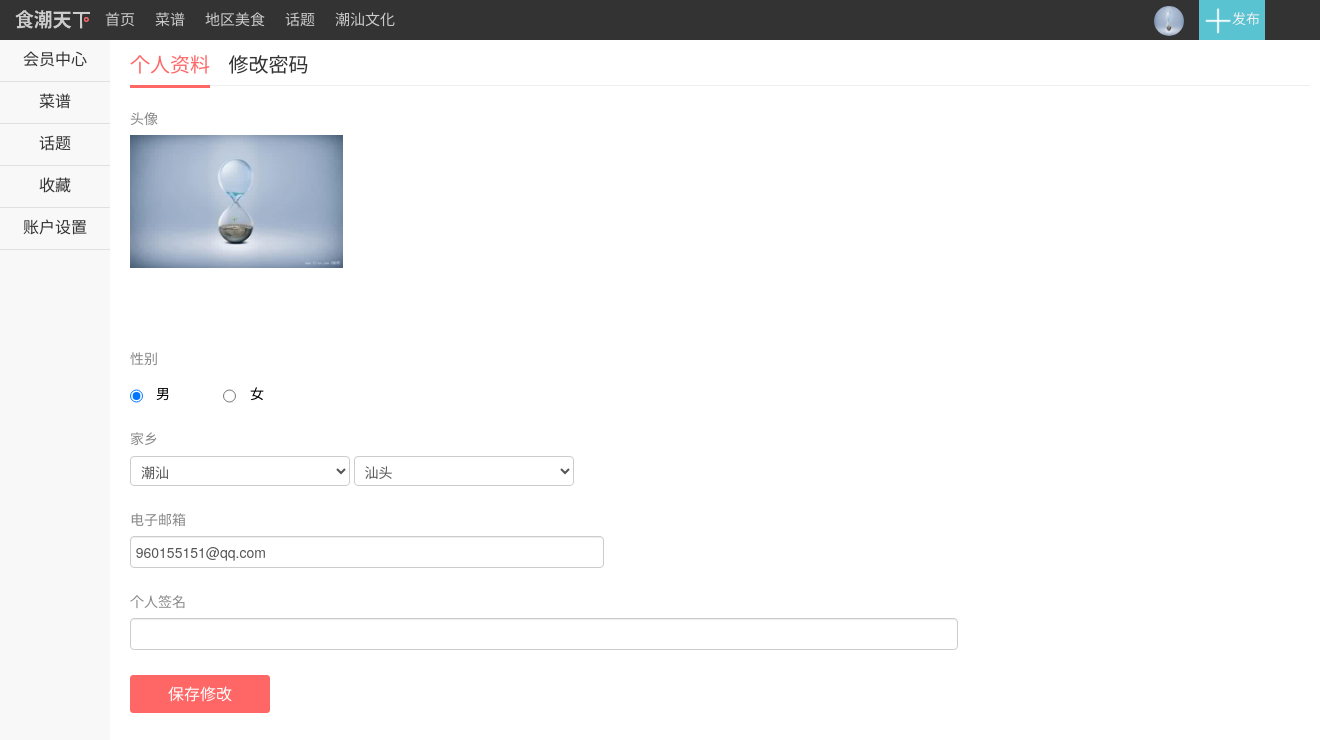
The app's page /php/mc-info.php (signed in) with its own data.
### tables this page shows
CREATE TABLE IF NOT EXISTS `personal_info` (
  `id` int(10) NOT NULL AUTO_INCREMENT,
  `name` varchar(255) NOT NULL,
  `password_digest` char(40) NOT NULL,
  `head_img` varchar(255) NOT NULL DEFAULT '../assets/img/default.jpg',
  `sex` char(4) NOT NULL DEFAULT '男',
  `hometown_city` varchar(40) NOT NULL DEFAULT '汕头',
  `hometown_province` varchar(40) NOT NULL DEFAULT '潮汕',
  `email` varchar(255) NOT NULL,
  `personal_write` varchar(255) DEFAULT NULL,
  `created_at` datetime NOT NULL,
  `updated_at` datetime NOT NULL,
  PRIMARY KEY (`id`)
);

### models/users.php (called while the page is built, shortened)
<?php header( 'Content-Type:text/html;charset=utf-8');
function sel_userInfo($dbc,$userName)
{
    $sql = "select * from personal_info  where name='$userName'";
    $userInfo = $dbc->query($sql);
    return $userInfo;
}
 ?>

### views/user/mc-info.html.php (the view, shortened to what this page needs)
<div class="mod_right" style="width: 80%;">
 <div class="mc_cookbook">
  <div class="cook_navigation_bar">
 	<a href="mc-info.php" class="cook_navigation cook_navigation_on">个人资料</a>
 	<a href="mc-changepsw.php" class="cook_navigation">修改密码</a>
  </div>
  <div class="mc_info_img">
  <form action="mc-info.php" method="POST" enctype="multipart/form-data">
  	<ul>
  		<li><label>头像</label><br><div id="localImag" style="width: 250px;height: 200px;margin-top: -20px;">
    <img id="preview" src="<?php  echo $row['head_img']; ?>"  style="display: block; width: 213px; height: 161;"> </div></li>
  		<li><label>性别</label><br><input style="margin-right: 80px;"   type="radio" name="radio" value="男" <?php  if($row['sex']=='男') echo "checked"; ?> ><input type="radio" name="radio" value="女" <?php  if($row['sex']=='女') echo "checked"; ?>><span class="mc_info_sex1">男</span><span class="mc_info_sex2">女</span></li>
  		<li><label>家乡</label><br><select name="province"><option value="潮汕">潮汕</option></select> <select name="city"><option value="汕头" <?php if($row['hometown_city']=='汕头') echo "selected"; ?>>汕头</option></select> </li>
  		<li><label>电子邮箱</label><br><input name="email"  class="mc_info_email" value="<?php echo $row['email']; ?>" type="email"></li>
  		<li><label>个人签名</label><br><input name="personal_write" class="mc_info_write" type="text" value="<?php  echo $row['personal_write']; ?>"></li>
  	</ul>
  	<input name="save_submit" style="width: 140px;height: 38px;margin-bottom: 50px;" value="保存修改" class="btn1" type="submit">
  	</form>
  </div>
</div>
</div>

### php/mc-info.php (shortened to what this page needs)
<?php
	require ('../mysql_connect.php');
  	require('../models/users.php');
    require('../models/cookbook.php');
    if (isset($_COOKIE['userName']) && $_COOKIE['userName']!='') {
    	$userInfo=sel_userInfo($dbc,$_COOKIE['userName']);
    	foreach ($userInfo as $row){
    	include('../views/user/mc-info.html.php');
    }
    }else{
    	header("Location: login.php");
    }
?>

### assets/css/indexTop.css (style rules this page uses)
body { font: 14px "Hiragino Sans GB",STHeiti,"微软雅黑","Microsoft YaHei",Helvetica,Arial,serif; }
.bar { float: right; margin-right: 30px; position:relative; right:20px; }
.top-bar { height: 40px; background: #333; color: #999; top: 0; position: fixed; z-index: 10000; width: 100%; left: 0; min-width: 990px; }
.top-bar .bar-left { height: 40px; margin-left: 20px; }
ol,ul { list-style: none; }
.top-bar .bar-left li { float: left; height: 40px; }
.bar-link a, .top-bar .bar-left li a { font-size: 15px; color: #ccc; height: 40px; line-height: 40px; padding: 0 10px; text-decoration: none; display: inline-block; }
li a { font-size: 16px; color: #ccc; height: 40px; line-height: 40px; padding: 0 10px; text-decoration: none; display: inline-block; }
.clear { zoom: 1; }
.bar-right li { list-style-image: none; list-style-type: none; float: right; }
.bar-right li a { display: block; }
.bar-text { background: #59C3D1; color: #f1f1f1; width: auto; text-align: center; height: 40px; line-height: 40px; overflow: hidden; position: relative; z-index: 199011; cursor: pointer; margin-right: 5px; padding-left: 5px; padding-right: 5px; }
.bar-text img { border: 0; vertical-align: middle; }
.mod_left { width: 110px; height: 100%; background: #f8f8f8; position: fixed; z-index: 112; }
.w_main { height: 100%; width: 100%; }
.menu_wrap { text-align: center; font-size: 16px; color: #666; padding: 40px 0 0 0; }
.menu_wrap ul { margin: 0; padding: 0; }
.menu_wrap li { margin: 0; padding: 0; border-bottom: 1px solid #e0e0e0; position: relative; }
.menu_wrap a { color: #333; text-decoration: none; font-size: 16px; width: 90px; height: 41px; }
.mod_right { position: relative; top: 40px; left: 120px; }

### assets/css/mc-all.css (style rules this page uses)
.menu_wrap a { width: 90px; height: 41px; }
.cook_navigation { display: inline-block; margin: 0 15px 0 0; text-decoration: none; font-size: 20px; color: #333; height: 30px; }
.cook_navigation_on { color: #ff6767; border-bottom: 3px solid #ff6767; }
.cook_navigation_bar { height: 20px; position: relative; top: 15px; }
.mc_cookbook { height: 45px; width:1180px; margin-left:10px; border-bottom: 1px solid #eee; }
.mc_info_img { margin-top: 50px; color: blue; width: 100%; }
.mc_info_img ul { margin:0; }
.mc_info_img ul li { padding: 0 0 15px 0; }
.mc_info_img ul li label { color: #888; cursor: default; }
.mc_info_img ul li input { font-size: 14px; margin-top: -20px; height: 24px; line-height: 24px; text-indent: 1%; padding: 3px 0; }
.mc_info_img ul li select { margin-top: -20px; }
.mc_info_email { width: 40%; }
.mc_info_write { width: 70%; }
.mc_info_sex2 { position: relative; left: 0; top:-10px; color: black; }
.mc_info_sex1 { position: relative; left: -80px; top:-10px; color: black; }

### assets/css/style.css (style rules this page uses)
* { margin: 0;padding: 0;font-family: "微软雅黑"; }
a { text-decoration: none; color: #333; }
.left { float:left; }
ul { list-style-type: none; }
img { border: 0; }
input,textarea { outline: 0; }
.btn1 { background: #ff6767; border: 1px solid #ff6767; color: #fff; border-radius: 3px; cursor: pointer; font-size: 16px; height: 38px; margin-right: 16px; width: 140px; }

### assets/css/index_Beauty.css (style rules this page uses)
ul, li { margin: 0; padding: 0; border: 0; font-size: 100%; font: inherit; vertical-align: baseline; }

### records on screen
personal_info: head_img (picture), sex "☑", city "汕头", email "960155151@qq.com"
